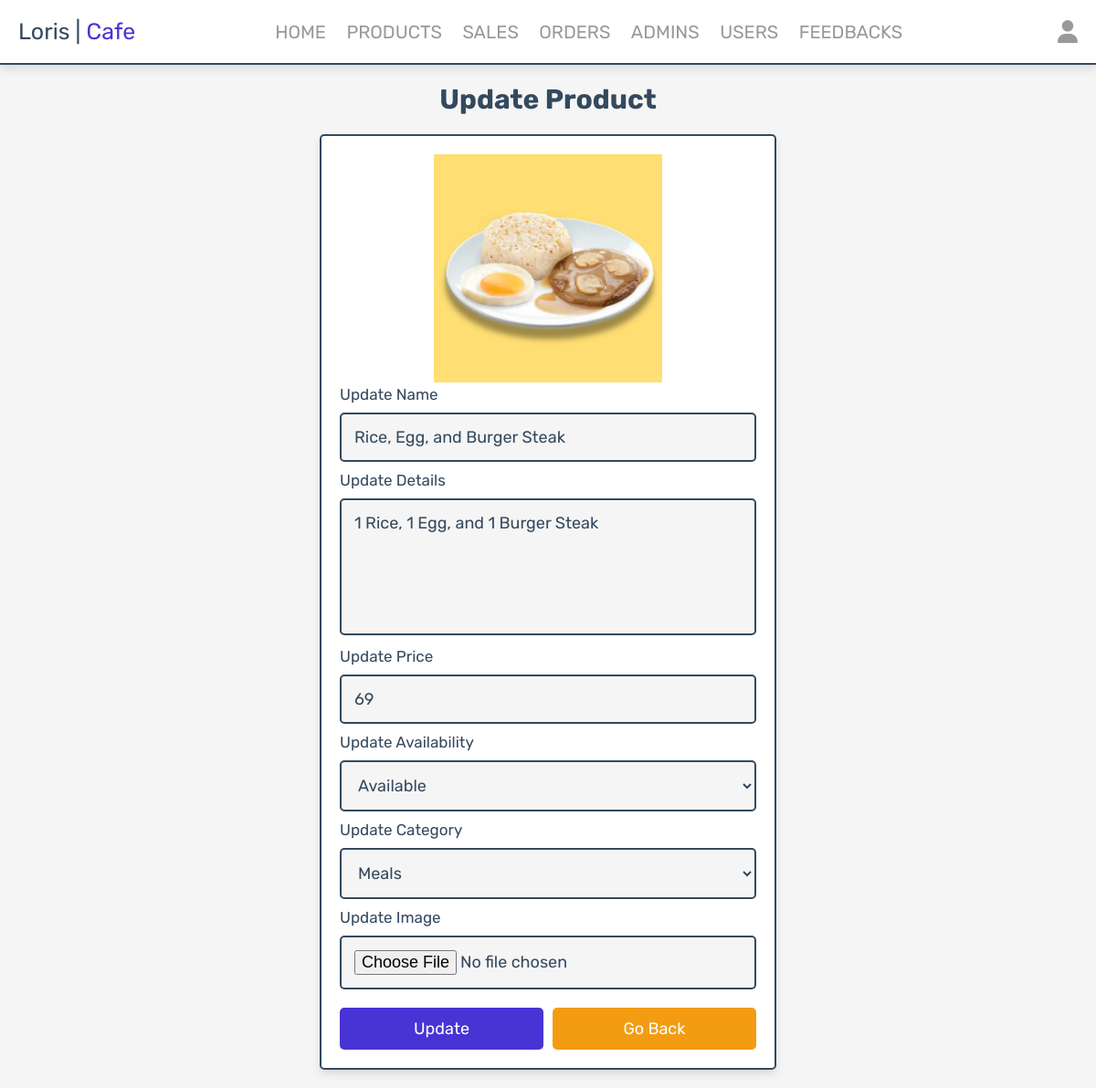
Page /admin/update_product.php?update=1 (signed in) on the committed database.
### tables this page shows
CREATE TABLE `products` (
  `id` int(100) NOT NULL,
  `name` varchar(100) NOT NULL,
  `details` varchar(500) NOT NULL,
  `category` varchar(100) NOT NULL,
  `price` varchar(100) NOT NULL,
  `med_price` varchar(50) NOT NULL,
  `large_price` varchar(50) NOT NULL,
  `image` varchar(100) NOT NULL,
  `availability` enum('Available','Not Available') DEFAULT 'Available'
);

### admin/update_product.php (the view, shortened to what this page needs)
<?php
include '../components/connect.php';
?>
<!DOCTYPE html>
<html lang="en">
<head>
   <link rel="stylesheet" href="https://cdnjs.cloudflare.com/ajax/libs/font-awesome/6.1.1/css/all.min.css">
   <link rel="stylesheet" href="../css/admin_style.css">
</head>
<body>
<?php include '../components/admin_header.php' ?>
<section class="update-product">
   <h1 class="heading">Update Product</h1>
   <?php
      $update_id = $_GET['update'];
      $show_products = $conn->prepare("SELECT * FROM `products` WHERE id = ?");
      $show_products->execute([$update_id]);
      if($show_products->rowCount() > 0){
         while($fetch_products = $show_products->fetch(PDO::FETCH_ASSOC)){
   ?>
   <form action="" method="POST" enctype="multipart/form-data" autocomplete="off">
      <img src="../uploaded_img/<?= $fetch_products['image']; ?>" alt="">
      <span>Update Name</span>
      <input type="text" required placeholder="Enter Product Name" name="name" maxlength="100" class="box" value="<?= $fetch_products['name']; ?>">
      <span>Update Details</span>
      <textarea name="dtls" class="box" required placeholder="Enter Product Details" maxlength="500" cols="10" rows="5"><?= $fetch_products['details']; ?></textarea>
      <span>Update Price</span>
      <input type="number" required placeholder="Enter Product Price" name="price" class="box" value="<?= $fetch_products['price']; ?>">
      <span>Update Availability</span>
      <select name="availability" class="box" required>
         <option value="Available" <?= ($fetch_products['availability'] == 'Available') ? 'selected' : '' ?>>Available</option>
      </select>
      <span>Update Category</span>
      <select name="category" class="box" required>
         <option selected value="<?= $fetch_products['category']; ?>"><?= $fetch_products['category']; ?></option>
      </select>
      <span>Update Image</span>
      <input type="file" name="image" class="box" accept="image/jpg, image/jpeg, image/png, image/webp">
      <div class="flex-btn">
         <input type="submit" value="update" class="btn" name="update">
         <a href="products.php" class="option-btn">Go Back</a>
      </div>
   </form>
   <?php
         }
      }else{
         echo '<p class="empty">Product is not currently available!</p>';
      }
   ?>
</section>
</body>
</html>

### css/admin_style.css (style rules this page uses)
:root { --main-color:#4834d4; --red:#e74c3c; --orange:#f39c12; --black:#34495e; --white:#fff; --light-bg:#f5f5f5; --light-color:#999; --border:.2rem solid var(--black); --box-shadow:0 .5rem 1rem rgba(0,0,0,.1); --mema: #eae0c6; }
* { font-family: 'Rubik', sans-serif; margin:0; padding:0; box-sizing: border-box; text-decoration: none; outline: none; border:none; }
html { font-size: 62.5%; overflow-x: hidden; }
body { background-color: var(--light-bg); }
section { max-width: 1200px; margin:0 auto; padding:2rem; }
.btn, .delete-btn, .option-btn { display: block; margin-top: 1rem; border-radius: .5rem; cursor: pointer; width: 100%; font-size: 1.8rem; color:var(--white); padding:1.2rem 3rem; text-transform: capitalize; text-align: center; }
.btn { background-color: var(--main-color); }
.option-btn { background-color: var(--orange); }
.flex-btn { display: flex; gap:1rem; }
.heading { text-align: center; margin-bottom: 2rem; text-transform: capitalize; color:var(--black); font-size: 3rem; }
.update-product form { margin:0 auto; max-width: 50rem; background-color: var(--white); border-radius: .5rem; box-shadow: var(--box-shadow); border:var(--border); padding:2rem; }
.update-product form img { height: 25rem; width: 100%; object-fit: contain; }
.update-product form .box { background-color: var(--light-bg); border:var(--border); width: 100%; padding:1.4rem; font-size: 1.8rem; color:var(--black); border-radius: .5rem; margin: 1rem 0; }
.update-product form textarea { height: 15rem; resize: none; }
.update-product form span { font-size: 1.7rem; color:var(--black); }

### rows in the picture
products: image (picture), name "Rice, Egg, and Burger Steak", dtls "1 Rice, 1 Egg, and 1 Burger Steak", price "69", availability "Available", category "Meals"
